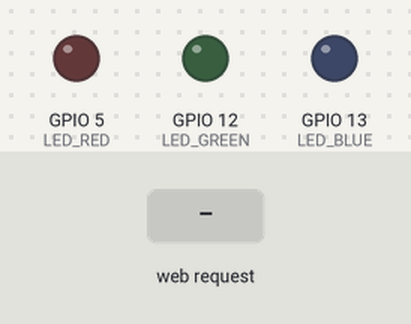
A sketch run on a simulated ESP32. On the bench: output pins drawn as LEDs (lit = HIGH). Inputs (shaded band) come from the test bench. WiFi joins after 1.5 s; servers stay silent unless stated; what the sketch prints to the serial monitor is not drawn.

Above: at 2.7 s.
2.8 s: HTTP request GET /R/1 received
At 4.0 s:
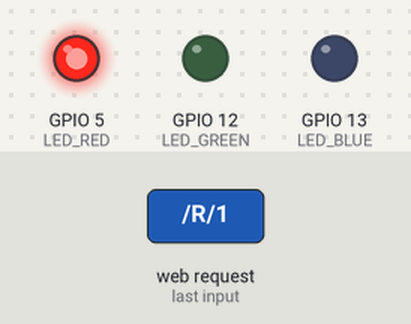
4.3 s: HTTP request GET /G/1 received
At 5.2 s:
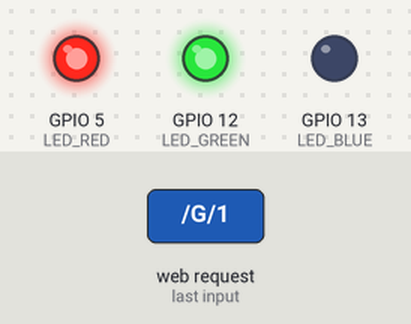
5.8 s: HTTP request GET /R/0 received
At 6.3 s:
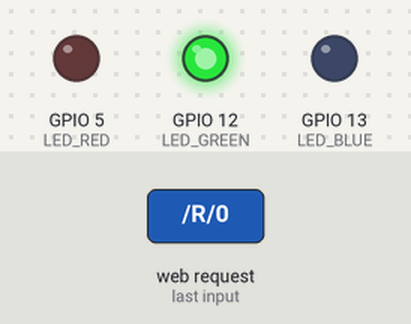
7.3 s: HTTP request GET /B/1 received
At 8.5 s:
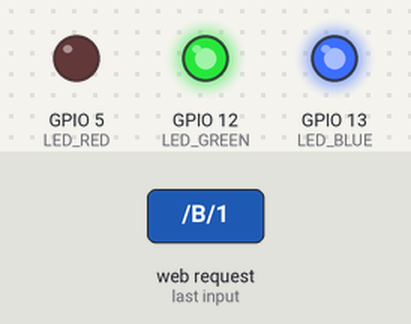
8.8 s: HTTP request GET /G/0 received
At 9.8 s:
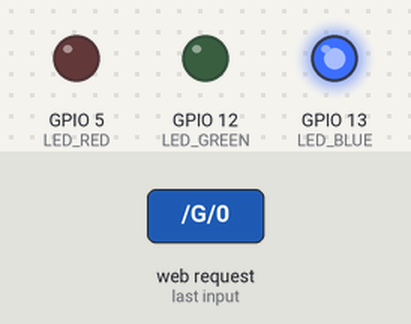
10.3 s: HTTP request GET /B/0 received
At 11.0 s:
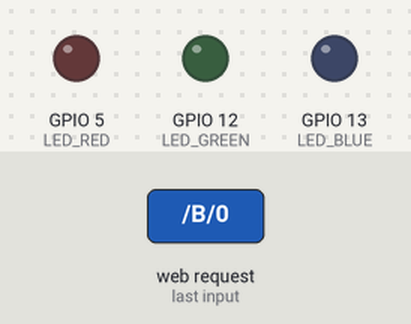
Timing chart, 0 to 12.8 s (numbered marks = the images above; inputs shaded):
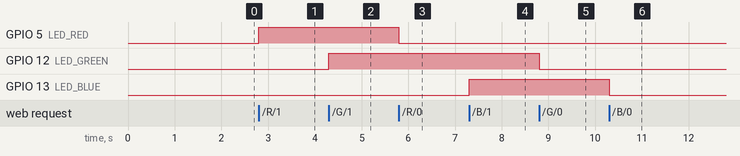

Measured:
- after the input at 2.8 s, GPIO 5 (LED_RED): LOW → HIGH at once
- after the input at 4.3 s, GPIO 12 (LED_GREEN): LOW → HIGH at once
- after the input at 5.8 s, GPIO 5 (LED_RED): HIGH → LOW at once
- after the input at 7.3 s, GPIO 13 (LED_BLUE): LOW → HIGH at once
- after the input at 8.8 s, GPIO 12 (LED_GREEN): HIGH → LOW at once
- after the input at 10.3 s, GPIO 13 (LED_BLUE): HIGH → LOW at once

The sketch:

Dos_Web_LedControl.ino
```cpp
// (licence header left out)
#include <WiFi.h>
#include <WebServer.h>

// LED Pins
#define LED_RED    5
#define LED_GREEN 12
#define LED_BLUE  13

// WiFi credentials.
const char* ssid     = "************";  // Enter your WiFi name here.
const char* password = "************";  // Enter your WiFi password here.

// Create a web server instance on port 80.
WebServer server(80);

/**
 * Generate HTML content based on the state of the pins
 * and return to the client.
 */
void sendResponse()
{
  String htmltext = "<!DOCTYPE html><html>\
                     <head><meta name=\"viewport\" content=\"width=device-width, initial-scale=1\">\
                     <link rel=\"icon\" href=\"data:,\">\
                     <style>html { font-family: Helvetica; display: inline-block; margin: 0px auto; text-align: center;}\
                     .button { background-color: #E7E7E7; border: none; color: white; padding: 16px 40px;\
                     text-decoration: none; font-size: 30px; margin: 2px; cursor: pointer;}\
                     .button_r {background-color: #F44336;}\
                     .button_g {background-color: #4CAF50;}\
                     .button_b {background-color: #008CBA;}</style></head>\
                     <body><h1>HPE GTC Dos</h1>\
                     <h2>LEDs</h2>";

  // Determine state of Red LED.
  if (digitalRead(LED_RED) == HIGH)
  {
    // LED is ON. Provide visual indication and set href to enable turning off.
    htmltext += "<a href=\"/R/0\"><button class=\"button button_r\">R</button></a>";
  }
  else
  {
    // LED is OFF. Provide visual indication and set href to enable turning on.
    htmltext += "<a href=\"/R/1\"><button class=\"button\">R</button></a>";
  }

  // Determine state of Green LED.
  if (digitalRead(LED_GREEN) == HIGH)
  {
    // LED is ON. Provide visual indication and set href to enable turning off.
    htmltext += "<a href=\"/G/0\"><button class=\"button button_g\">G</button></a>";
  }
  else
  {
    // LED is OFF. Provide visual indication and set href to enable turning on.
    htmltext += "<a href=\"/G/1\"><button class=\"button\">G</button></a>";
  }

  // Determine state of Blue LED.
  if (digitalRead(LED_BLUE) == HIGH)
  {
    // LED is ON. Provide visual indication and set href to enable turning off.
    htmltext += "<a href=\"/B/0\"><button class=\"button button_b\">B</button></a>";
  }
  else
  {
    // LED is OFF. Provide visual indication and set href to enable turning on.
    htmltext += "<a href=\"/B/1\"><button class=\"button\">B</button></a>";
  }

  htmltext += "</body></html>";

  // Return the response to the client.
  server.send(200, "text/html", htmltext);
}

/**
 * Handler for the root endpoint (landing page).
 */
void handleRoot()
{
  // Call helper function that builds the HTML content and sends it back
  // to the client.
  sendResponse();
}

/**
 * Handler to turn Red LED Off.
 */
void handleRedLed_Off()
{
  // Turn the LED off.
  digitalWrite(LED_RED, LOW);

  // Send HTTP response.
  sendResponse();
}

/**
 * Handler to turn Red LED On.
 */
void handleRedLed_On()
{
  // Turn the LED on.
  digitalWrite(LED_RED, HIGH);

  // Send HTTP response.
  sendResponse();
}

/**
 * Handler to turn Green LED Off.
 */
void handleGreenLed_Off()
{
  // Turn the LED off.
  digitalWrite(LED_GREEN, LOW);

  // Send HTTP response.
  sendResponse();
}

/**
 * Handler to turn Green LED On.
 */
void handleGreenLed_On()
{
  // Turn the LED on.
  digitalWrite(LED_GREEN, HIGH);

  // Send HTTP response.
  sendResponse();
}

/**
 * Handler to turn Blue LED Off.
 */
void handleBlueLed_Off()
{
  // Turn the LED off.
  digitalWrite(LED_BLUE, LOW);

  // Send HTTP response.
  sendResponse();
}

/**
 * Handler to turn Blue LED On.
 */
void handleBlueLed_On()
{
  // Turn the LED on.
  digitalWrite(LED_BLUE, HIGH);

  // Send HTTP response.
  sendResponse();
}

void setup()
{
  // Set baud rate on the serial port.
  Serial.begin(115200);
  Serial.println("HPE GTC Dos says Hello!");

  // Initialize LED Pins.
  pinMode(LED_RED, OUTPUT);
  pinMode(LED_GREEN, OUTPUT);
  pinMode(LED_BLUE, OUTPUT);
  digitalWrite(LED_RED, LOW);
  digitalWrite(LED_GREEN, LOW);
  digitalWrite(LED_BLUE, LOW);

  // Establish WiFi connection.
  Serial.println();
  Serial.print("Connecting to ");
  Serial.println(ssid);

  WiFi.begin(ssid, password);

  while (WiFi.status() != WL_CONNECTED)
  {
    delay(500);
    Serial.print(".");
  }

  Serial.println("");
  Serial.println("WiFi connected.");
  Serial.println("IP address: ");
  Serial.println(WiFi.localIP());
  Serial.println("");

  // Initialize and start the server.
  server.on("/", handleRoot);             // http://ipaddr/    - Return current state.
  server.on("/R/0", handleRedLed_Off);    // http://ipaddr/R/0 - Turn Red LED off.
  server.on("/R/1", handleRedLed_On);     // http://ipaddr/R/1 - Turn Red LED on.
  server.on("/G/0", handleGreenLed_Off);  // http://ipaddr/G/0 - Turn Green LED off.
  server.on("/G/1", handleGreenLed_On);   // http://ipaddr/G/1 - Turn Green LED on.
  server.on("/B/0", handleBlueLed_Off);   // http://ipaddr/B/0 - Turn Blue LED off.
  server.on("/B/1", handleBlueLed_On);    // http://ipaddr/B/1 - Turn Blue LED on.

  server.begin();
  Serial.println("Web server is now running.");
  Serial.println("Type in the IP address above in your browser to connect.");
}

void loop()
{
  // Start accepting and processing client connections.
  server.handleClient();
}
```
